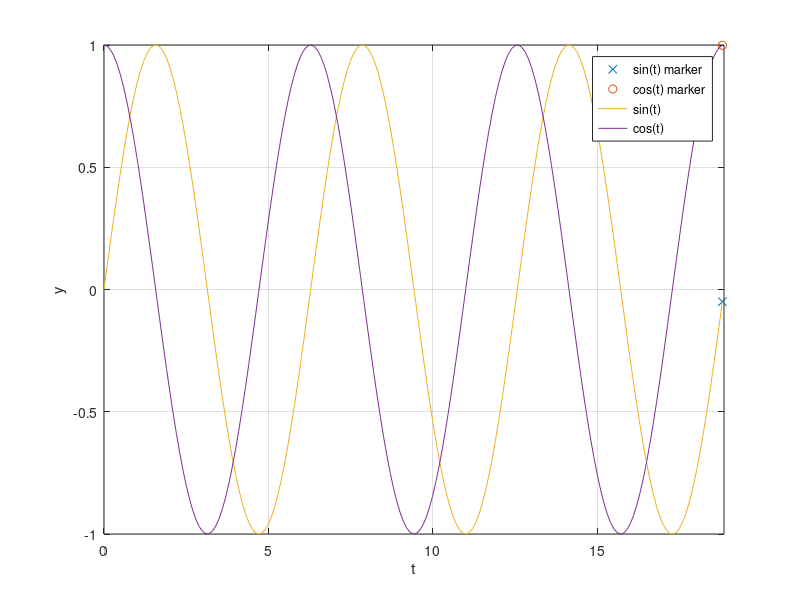

The MATLAB source for this figure:
  
clc; close all;

t = 0:0.1:6*pi;
y = sin(t);
y2 = cos(t);

for k = 1:length(t)
    
    %% marker plots
    plot(t(k),y(k),'x')
    hold on
    plot(t(k),y2(k),'o')
    hold on
    
    %% line plots
    plot(t(1:k),y(1:k))
    hold on
    plot(t(1:k),y2(1:k))
    
    %% graph properties
    axis([0 6*pi -1 1])
    grid on
    xlabel('t')
    ylabel('y')
    legend('sin(t) marker', 'cos(t) marker', 'sin(t)', 'cos(t)')
    pause(0.1)
    
    if k ~= length(t)
        clf
    end
end